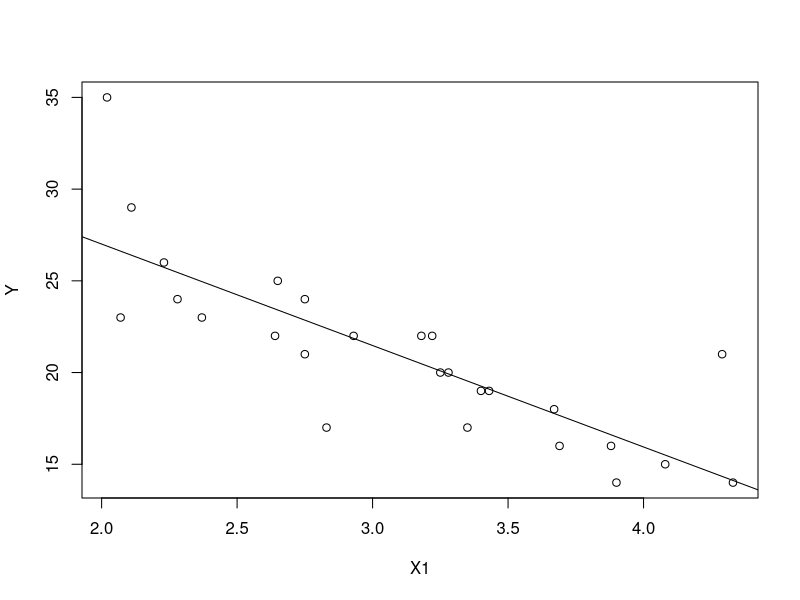
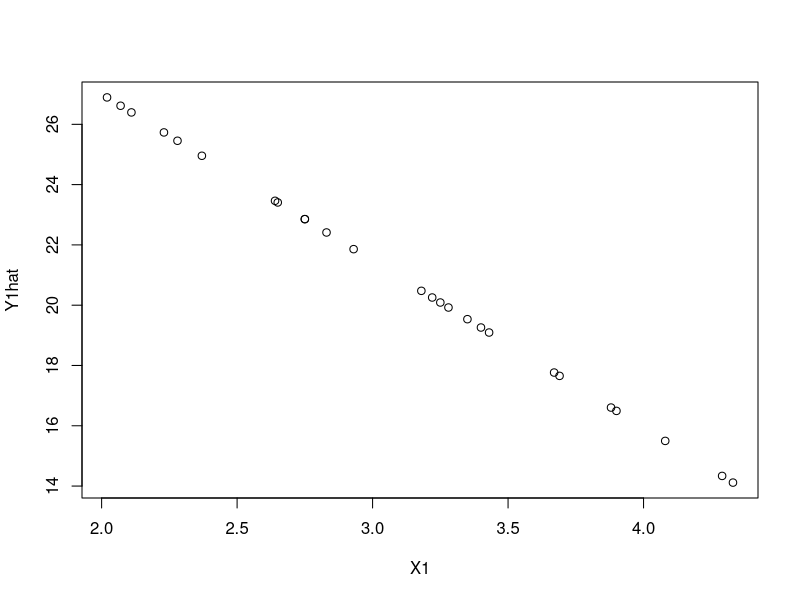
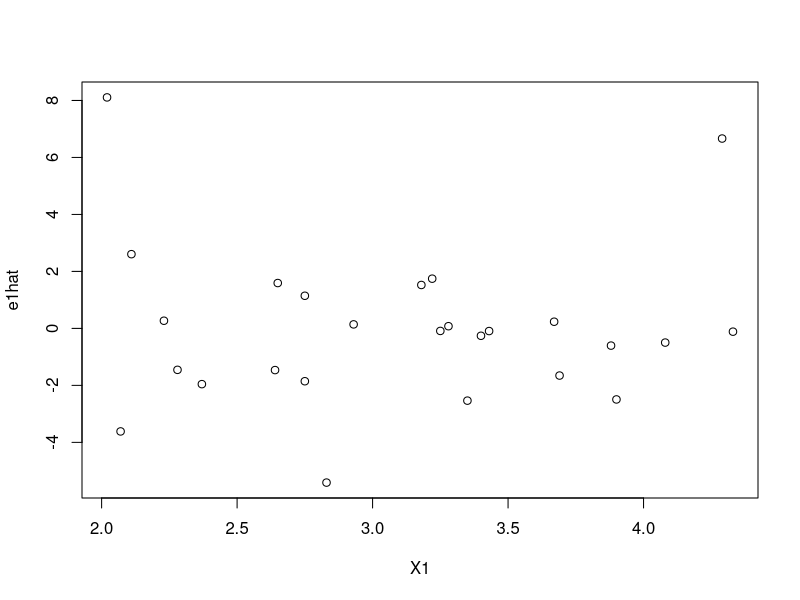

The R source for these figures, in order:
# Linear Regression in R
# Copyright 2013 by Ani Katchova

setwd("~/Dropbox/Computer_science/econometrics/R/linear_regression/")
mydata<- read.csv("./regression_auto.csv")
attach(mydata)

# Define variables
Y <- cbind(mpg)
X1 <- cbind(weight1)
X <- cbind(weight1, price, foreign)

# Descriptive statistics
summary(Y)
summary(X)

# Correlation among variables
cor(Y, X)

# Plotting data on a scatter diagram
plot(Y ~ X1, data = mydata)

# Simple linear regression 
olsreg1 <- lm(Y ~ X1)
summary(olsreg1)
confint(olsreg1, level=0.95)
anova(olsreg1)

# Plotting regression line
abline(olsreg1)

# Predicted values for dependent variable
Y1hat <- fitted(olsreg1)
summary(Y1hat)
plot(Y1hat ~ X1)

# Regression residuals
e1hat <- resid(olsreg1)
summary(e1hat)
plot(e1hat ~ X1)

# Multiple linear regression
olsreg2 <- lm(Y ~ X)
summary(olsreg2)
confint(olsreg2, level=0.95)
anova(olsreg2)

# Predicted values for dependent variable
Yhat <- fitted(olsreg2)
summary(Yhat)

# Regression residuals
ehat <- resid(olsreg2)
summary(ehat)
